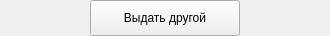
<?xml version="1.0" encoding="UTF-8"?>
<ui version="4.0">
 <class>FormItemClosedContract</class>
 <widget class="QWidget" name="FormItemClosedContract">
  <property name="geometry">
   <rect>
    <x>0</x>
    <y>0</y>
    <width>330</width>
    <height>36</height>
   </rect>
  </property>
  <property name="windowTitle">
   <string>Form</string>
  </property>
  <layout class="QHBoxLayout" name="horizontalLayout">
   <property name="spacing">
    <number>5</number>
   </property>
   <property name="leftMargin">
    <number>0</number>
   </property>
   <property name="topMargin">
    <number>0</number>
   </property>
   <property name="rightMargin">
    <number>0</number>
   </property>
   <property name="bottomMargin">
    <number>0</number>
   </property>
   <item>
    <spacer name="horizontalSpacer">
     <property name="orientation">
      <enum>Qt::Horizontal</enum>
     </property>
     <property name="sizeHint" stdset="0">
      <size>
       <width>40</width>
       <height>20</height>
      </size>
     </property>
    </spacer>
   </item>
   <item>
    <widget class="QPushButton" name="btn_issue_another">
     <property name="minimumSize">
      <size>
       <width>150</width>
       <height>36</height>
      </size>
     </property>
     <property name="maximumSize">
      <size>
       <width>150</width>
       <height>16777215</height>
      </size>
     </property>
     <property name="cursor">
      <cursorShape>PointingHandCursor</cursorShape>
     </property>
     <property name="text">
      <string>Выдать другой</string>
     </property>
    </widget>
   </item>
   <item>
    <spacer name="horizontalSpacer_2">
     <property name="orientation">
      <enum>Qt::Horizontal</enum>
     </property>
     <property name="sizeHint" stdset="0">
      <size>
       <width>40</width>
       <height>20</height>
      </size>
     </property>
    </spacer>
   </item>
  </layout>
 </widget>
 <resources/>
 <connections/>
</ui>
